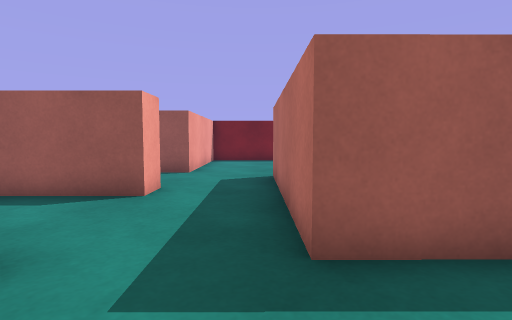
View 1 (above)

22 first-person views from a walk through a Unity game level. The camera is 0.55 m above the floor, tilts 4° down and sees 80° across. The floor is counted in squares, 0.5 m on a side. Each view is taken from the middle of a square. On the plan, view 1 faces up. The plan holds only what a view shows up to about 12 squares ahead; the rest is blank.

View 2
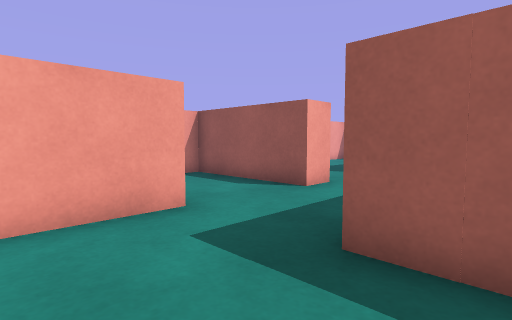

View 3
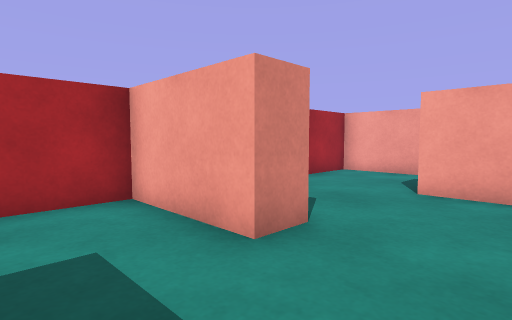

View 4
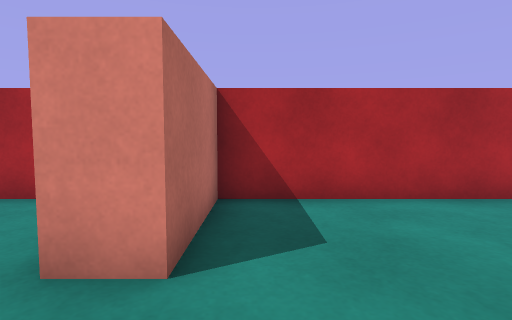

View 5
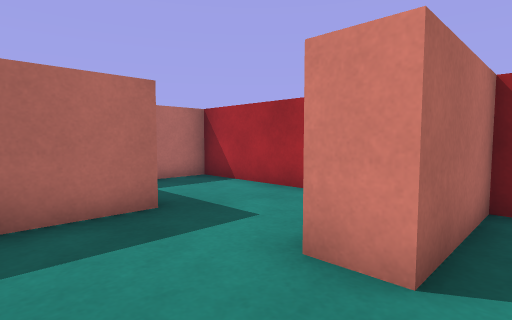

View 6
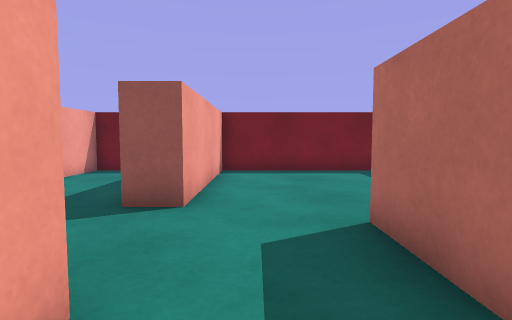

View 7
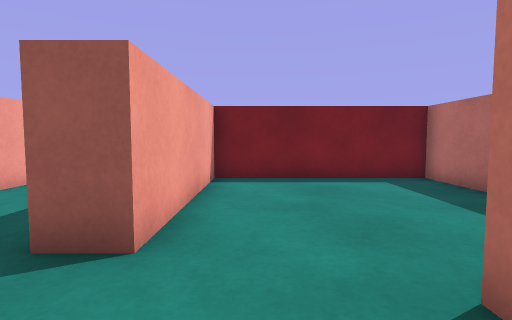

View 8
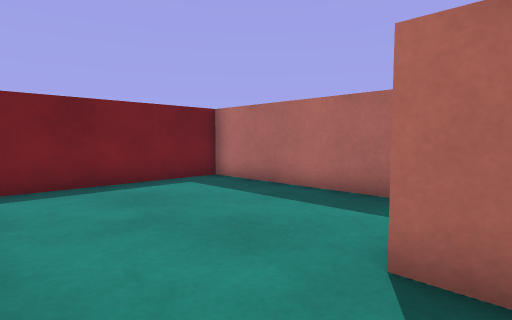

View 9
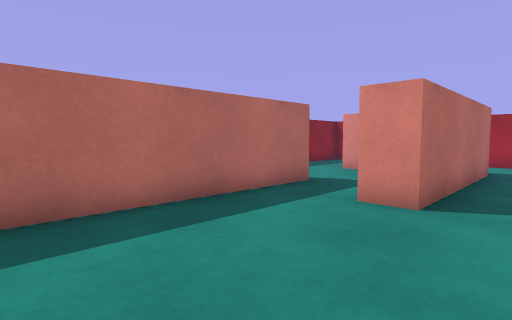

View 10
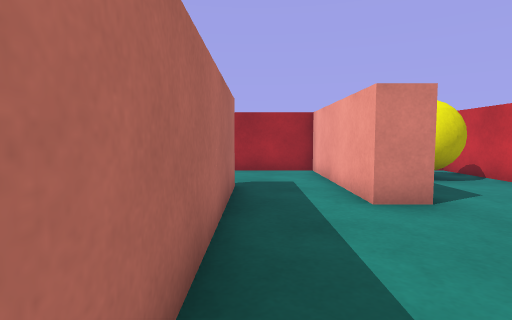

View 11
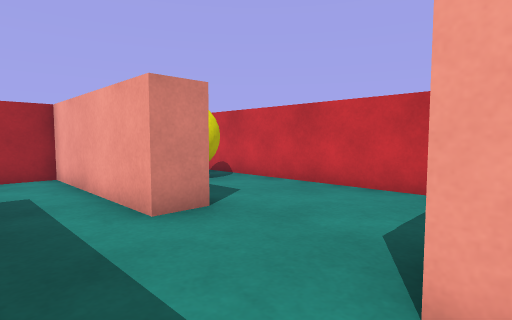

View 12
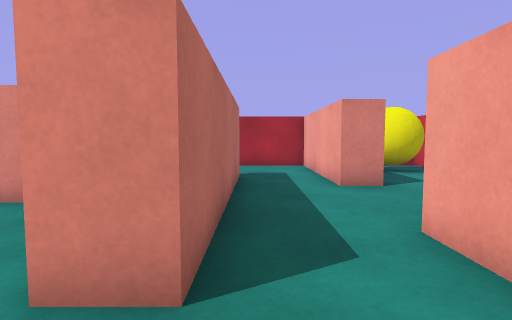

View 13
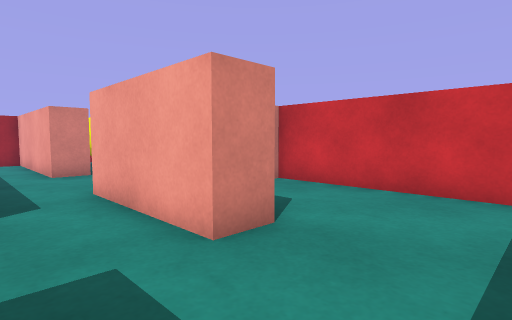

View 14
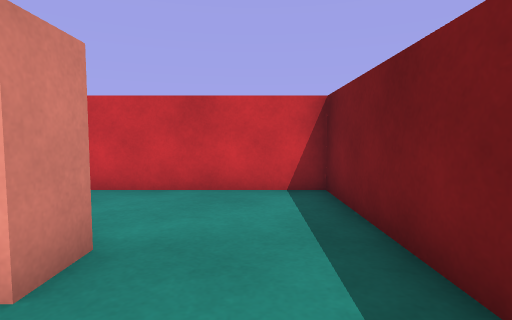

View 15
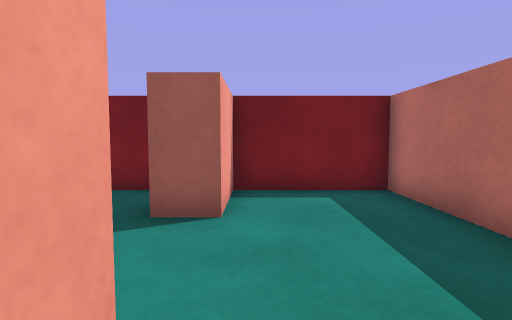

View 16
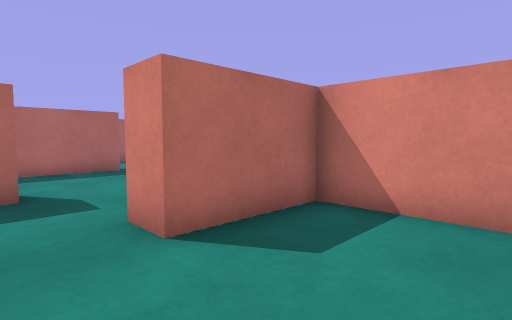

View 17
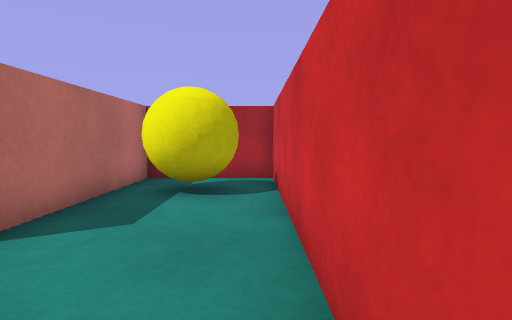

View 18
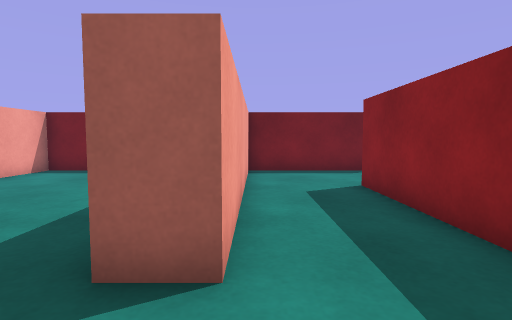

View 19
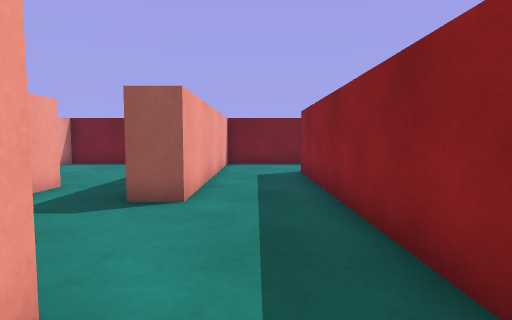

View 20
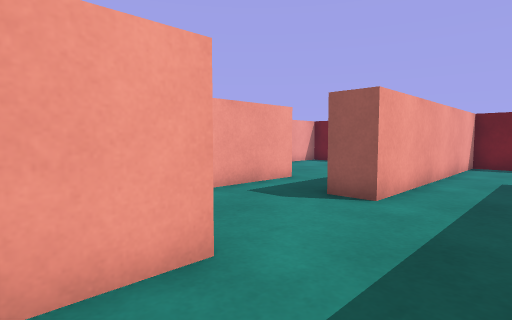

View 21
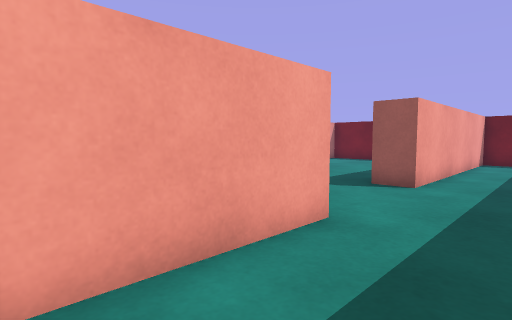

View 22
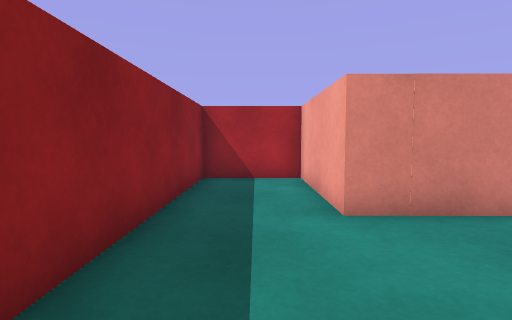

### Floor plan
Points are (right, up) in squares from view 1. A wall is a line through its corners. A room is listed if a view was taken in it or the views show most of it. See-through windows are left out.
Room 1 (views 1, 2, 3, 4, 5, 6, 7, 8)
walls: (-2.1, 6.9) (-2.1, 5.8) (-6.5, 5.8); (1.6, 2.7) (0.5, 2.7) (0.5, 9) (1.5, 9); (-10, 5) (-10, -0.5) (3.7, -0.5) (3.7, 1.1)
ways out: opening at (0, 9) to room 2; opening at (-8.5, 6.5) to room 3; opening at (-3, 8.5) to room 4
objects: other object (-7, 3) to (-7, 6); other object (-3, 0) to (-2, 3); other object (2, 3) to (3, 4)
Room 2 (view 9)
walls: (1.5, 9) (1.5, 7.5); (3.7, 7.3) (3.7, 15.5) (-2.1, 15.5) (-2.1, 9.9)
ways out: opening at (0, 9) to room 1; opening at (2.5, 8) to room 5
Room 3 (views 10, 11, 17)
walls: (-11, 5) (-10, 5); (-14.5, 7.5) (-14.5, -0.5) (-13.2, -0.5); (-7.5, 6.5) (-7.5, 10.1); (-11, -0.5) (-11, 4.5); (-10, 10.4) (-10, 8.4)
ways out: opening at (-8.5, 6.5) to room 1; opening at (-8.5, 9.5) to room 4
objects: other object (-14, 1) to (-12, 2)
Room 4 (views 12, 13, 14, 15, 16)
walls: (-7.5, 10.1) (-6.5, 10.1) (-6.5, 9.5); (-8.2, 15.5) (-14.5, 15.5) (-14.5, 9.4) (-11, 9.4) (-11, 12.4) (-10, 12.4) (-10, 10.4); (-2.1, 9.9) (-3.2, 9.9) (-3.2, 15.5) (-6.5, 15.5); (-4, 6.8) (-3.5, 6.8)
ways out: opening at (-3, 8.5) to room 1; opening at (-8.5, 9.5) to room 3
objects: other object (-7, 13) to (-7, 15)
Room 5 (views 18, 19, 20, 21, 22)
walls: (1.5, 7.5) (1.5, 6.1); (3.8, 3.7) (4.7, 3.7) (4.7, -0.5) (7.5, -0.5) (7.5, 12.2); (8.8, 15.5) (4.7, 15.5) (4.7, 7.3) (3.7, 7.3)
ways out: opening at (2.5, 8) to room 2

Positions as (right, up) in squares from view 1, and headings:
1: (0, 0), facing up
2: (2, 0), facing up-left
3: (0, 5), facing down-left
4: (-4, 5), facing down
5: (-4, 5), facing down-right
6: (-1, 5), facing up
7: (-1, 7), facing up
8: (-2, 8), facing up-right
9: (-1, 14), facing down-right
10: (-8, 10), facing down
11: (-8, 9), facing down-left
12: (-8, 12), facing down
13: (-8, 15), facing down-left
14: (-8, 14), facing left
15: (-6, 9), facing up
16: (-14, 14), facing down-right
17: (-14, 8), facing down
18: (5, 5), facing up
19: (6, 2), facing up
20: (7, 2), facing up-left
21: (7, 0), facing up-left
22: (6, 8), facing down
